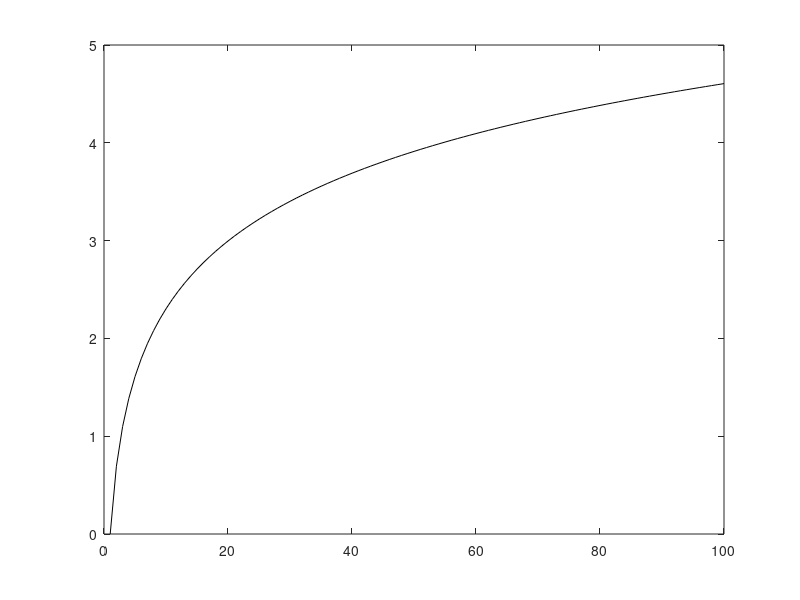

Reproduce this figure in MATLAB. (Note: this script raises an error after producing the figure.)

figure;  % Create a new figure window

% Original function (numerical)
fun = @(t)log(t);
t = 1:100;
plot(t, fun(t), 'k');  % Plot using function values

hold on;

% Symbolic integration
syms x
f(x) = log(x);
F(x) = int(f(x));
F_func = matlabFunction(F(x));


lower = 0.01;
upper = 1e6;
integral_value = integral(fun, lower, upper);
disp(integral_value);  % Display approximate integral value

% Plot indefinite integral (symbolic approximation)
x = linspace(lower, upper, 100);
plot(x, F_func(x), 'k--', 'LineWidth', 2);  % Dashed line with thickness 2

hold off;